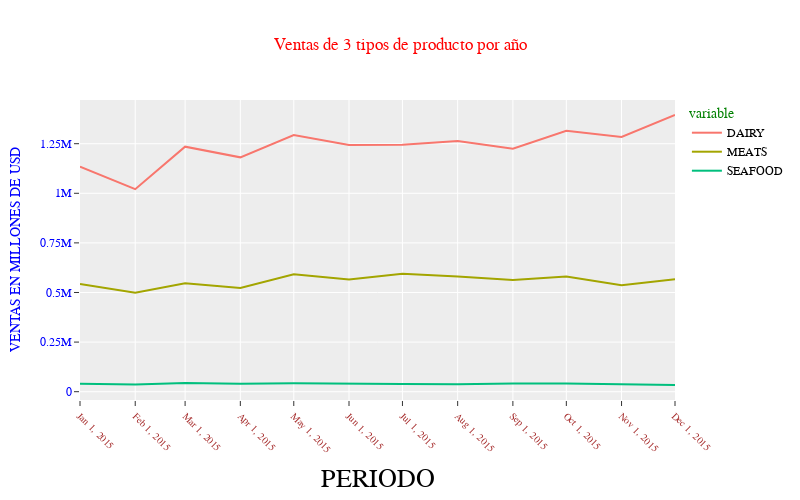

This figure's notebook cell:
### Code cell
fig = px.line(
    df,
    width = 800, #Medidas en pixeles, no en pulgadas 
    height = 500,
    #template = 'plotly_dark',
    template = 'ggplot2',
    title= 'Ventas de 3 tipos de producto por año',
#     labels = { 
#         'mes' : 'periodo',
#         'value': 'Ventas en millones de dolares',
#         'variable' : 'Tipo de producto'
#     }
#Primera forma
)

fig.update_layout(
    xaxis_title = 'PERIODO',
    yaxis_title = 'VENTAS EN MILLONES DE USD',
    font_color = 'blue ', #Cambios globales
    font_family = 'Courier New',
    legend_font_color = 'black',
    legend_title_font_color = 'green',
    title_font_color = 'red',
    title_font_family = 'Times New Roman'
    
)

fig.update_xaxes(
    tickangle = 45,
    tickvals = df.index.values,
    tickmode = 'array', #Arreglo de etiquetas
    title_font_family = 'Arial', #Cambio solo al eje 
    title_font_color = 'black',
    title_font_size = 26,
    tickfont = {
        'family':'Rockwell',
        'color':'brown',
        'size' : 10
    }
)

fig.update_yaxes(
    #nticks = 8, #Numero de etiquetas APROXIMADO en el eje Y 
    #tickvals = [500000,1000000]
    dtick = 250000 #Distancia
)

fig.show()

### Figure 1 — Plotly figure (JSON) as saved in the notebook; plotly's stock layout.template omitted (floating-point values rounded to 4 significant figures)
{"data": [{"hovertemplate": "variable=DAIRY<br>mes=%{x}<br>value=%{y}<extra></extra>", "legendgroup": "DAIRY", "line": {"color": "#F8766D", "dash": "solid"}, "marker": {"symbol": "circle"}, "mode": "lines", "name": "DAIRY", "orientation": "v", "showlegend": true, "type": "scatter", "x": ["2015-01", "2015-02", "2015-03", "2015-04", "2015-05", "2015-06", "2015-07", "2015-08", "2015-09", "2015-10", "2015-11", "2015-12"], "xaxis": "x", "y": [1134521, 1020747, 1234851, 1181180, 1293308, 1243588, 1244815, 1263428, 1224619, 1314827, 1283672, 1394582], "yaxis": "y"}, {"hovertemplate": "variable=MEATS<br>mes=%{x}<br>value=%{y}<extra></extra>", "legendgroup": "MEATS", "line": {"color": "#A3A500", "dash": "solid"}, "marker": {"symbol": "circle"}, "mode": "lines", "name": "MEATS", "orientation": "v", "showlegend": true, "type": "scatter", "x": ["2015-01", "2015-02", "2015-03", "2015-04", "2015-05", "2015-06", "2015-07", "2015-08", "2015-09", "2015-10", "2015-11", "2015-12"], "xaxis": "x", "y": [543100.0, 498700.0, 546500.0, 522300.0, 591700.0, 565000.0, 594900.0, 581200.0, 562700.0, 580800.0, 535900.0, 567400.0], "yaxis": "y"}, {"hovertemplate": "variable=SEAFOOD<br>mes=%{x}<br>value=%{y}<extra></extra>", "legendgroup": "SEAFOOD", "line": {"color": "#00BF7D", "dash": "solid"}, "marker": {"symbol": "circle"}, "mode": "lines", "name": "SEAFOOD", "orientation": "v", "showlegend": true, "type": "scatter", "x": ["2015-01", "2015-02", "2015-03", "2015-04", "2015-05", "2015-06", "2015-07", "2015-08", "2015-09", "2015-10", "2015-11", "2015-12"], "xaxis": "x", "y": [40470.0, 36070.0, 43810.0, 39980.0, 42510.0, 38780.0, 38540.0, 37770.0, 41910.0, 41420.0, 38820.0, 33730.0], "yaxis": "y"}], "layout": {"font": {"color": "blue ", "family": "Courier New"}, "height": 500, "legend": {"font": {"color": "black"}, "title": {"font": {"color": "green"}, "text": "variable"}, "tracegroupgap": 0}, "title": {"font": {"color": "red", "family": "Times New Roman"}, "text": "Ventas de 3 tipos de producto por año"}, "width": 800, "xaxis": {"anchor": "y", "autorange": true, "domain": [0, 1], "range": ["2015-01-01", "2015-12-01"], "tickangle": 45, "tickfont": {"color": "brown", "family": "Rockwell", "size": 10}, "tickmode": "array", "tickvals": ["2015-01", "2015-02", "2015-03", "2015-04", "2015-05", "2015-06", "2015-07", "2015-08", "2015-09", "2015-10", "2015-11", "2015-12"], "title": {"font": {"color": "black", "family": "Arial", "size": 26}, "text": "PERIODO"}, "type": "date"}, "yaxis": {"anchor": "x", "autorange": true, "domain": [0, 1], "dtick": 250000, "range": [-41870.0, 1470000.0], "title": {"text": "VENTAS EN MILLONES DE USD"}, "type": "linear"}}}
